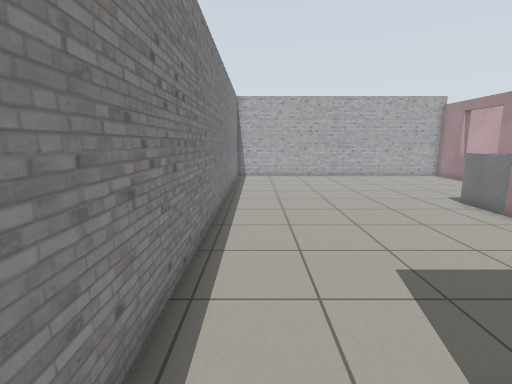
view 1 (above)

17 first-person views from a walk through a world built for the Gazebo simulator. The camera is 1.2 m above the floor, tilts 10° down and sees 85° across. The floor is counted in squares, 0.5 m on a side. Each view is taken from the middle of a square. On the plan, view 1 faces up. The plan holds only what a view shows up to about 18 squares ahead; the rest is blank. Simple patterns stand in for the simulator's built-in surfaces.

view 2
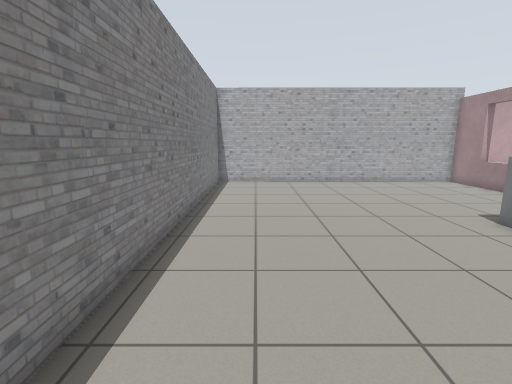

view 3
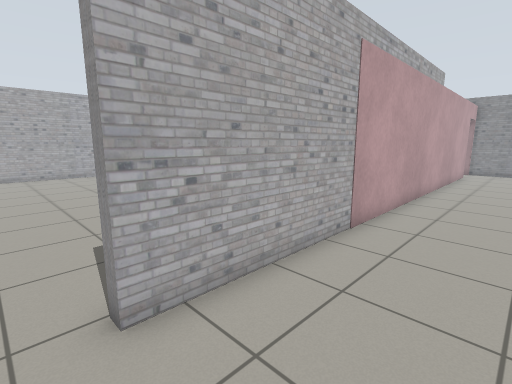

view 4
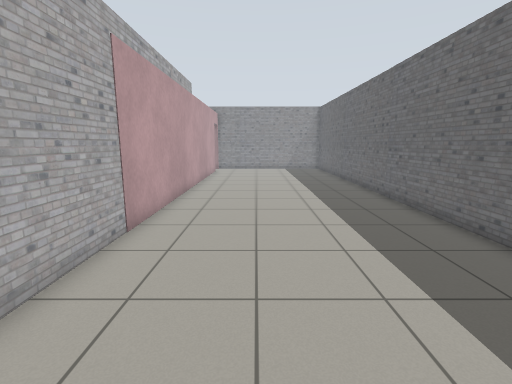

view 5
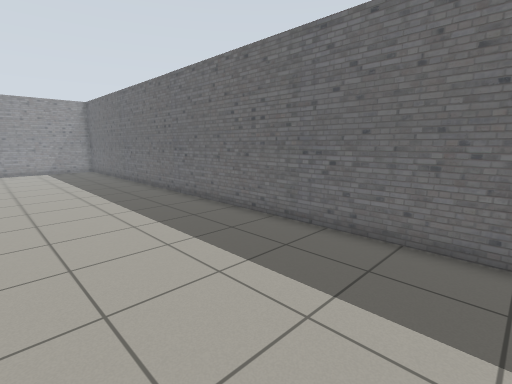

view 6
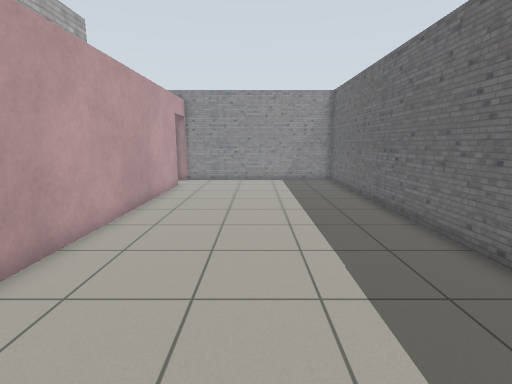

view 7
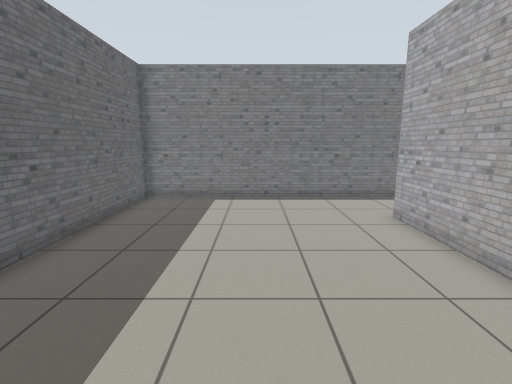

view 8
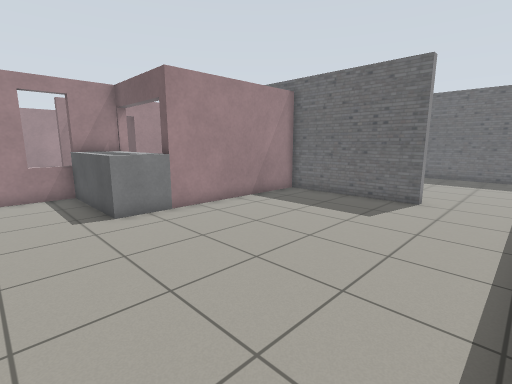

view 9
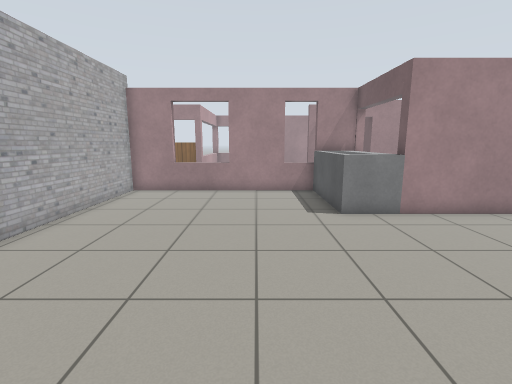

view 10
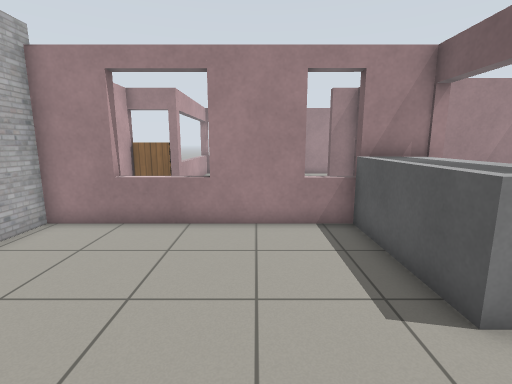

view 11
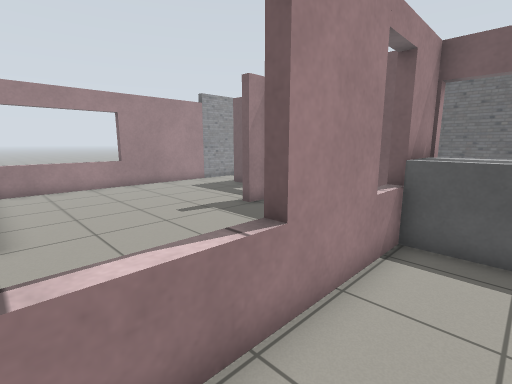

view 12
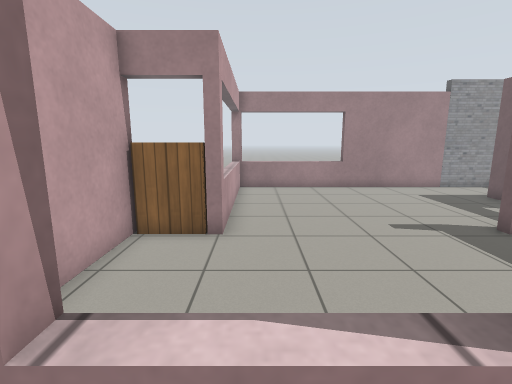

view 13
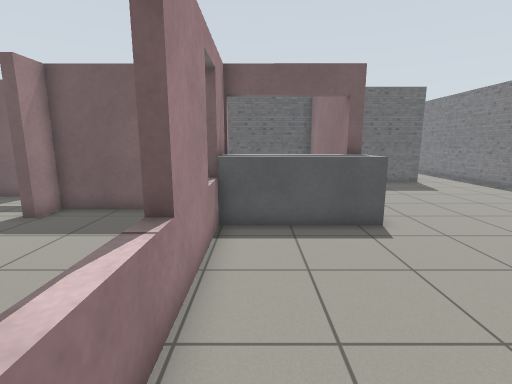

view 14
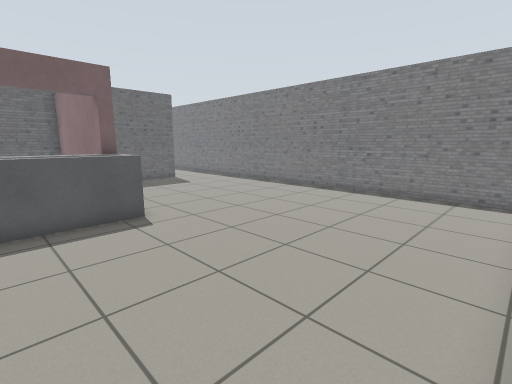

view 15
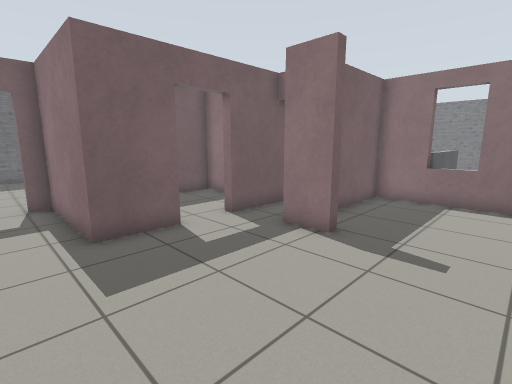

view 16
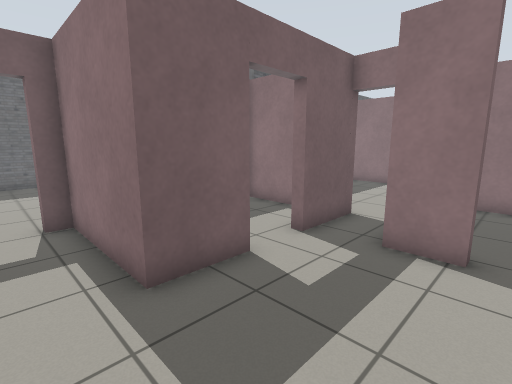

view 17
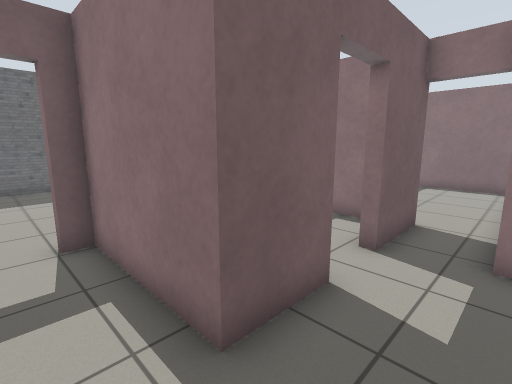

### Floor plan
Points are (right, up) in squares from view 1. A wall is a line through its corners. A room is listed if a view was taken in it or the views show most of it. See-through windows are left out.
Room 1 (views 1, 3, 4, 5, 6, 7)
walls: (24.9, 1.5) (2.1, 1.5) (2.1, 1.9); (-1.3, 2.6) (-1.3, -7.9) (27.1, -7.9) (27.1, 1.5)
ways out: opening at (0.5, 2) to room 2; open door at (26, 2) to room 3
Room 2 (views 2, 8, 9, 10, 11, 12, 13, 14)
walls: (13.1, 10.6) (13.1, 20.3) (-1.3, 20.3) (-1.3, 2.6); (2.1, 1.9) (8.3, 1.9) (8.3, 9.1) (8.7, 9.1)
ways out: opening at (0.5, 2) to room 1
objects: grey box (9, 10) to (13, 11)
Room 3 (views 15, 16, 17)
walls: (21.9, 6.7) (24.2, 6.7) (24.2, 1.9) (24.9, 1.9); (17, 6.7) (19.9, 6.7); (13.5, 13.6) (13.5, 9.1) (19.1, 9.1) (19.1, 10.3) (19.5, 10.3) (19.5, 8.6); (13, 11) (13.6, 11); (26.7, 17.9) (19.1, 17.9); (13.1, 8.6) (13.1, 10.6); (13, 15.3) (13.6, 15.3); (27.1, 4.3) (27.1, 18.4)
ways out: open door at (26, 2) to room 1; open door at (17, 7.5) to room 4; opening at (16, 18); open door at (21, 6.5)
Room 4 (no view inside)
walls: (17, 3) (17, 6.7); (8.7, 9.1) (8.7, 1.9) (14.5, 1.9)
ways out: open door at (17, 7.5) to room 3

Where each view was taken, in squares from view 1:
view 1: 0 up, 0 right, facing up
view 2: 3 up, 1 right, facing up
view 3: 2 down, 1 right, facing up-right
view 4: 2 down, 1 right, facing right
view 5: 1 down, 1 right, facing down-right
view 6: 3 down, 9 right, facing right
view 7: 3 down, 11 right, facing left
view 8: 14 up, 1 left, facing down-right
view 9: 14 up, 1 left, facing right
view 10: 14 up, 5 right, facing right
view 11: 18 up, 11 right, facing down-right
view 12: 17 up, 12 right, facing right
view 13: 19 up, 12 right, facing down
view 14: 20 up, 12 right, facing down-left
view 15: 14 up, 26 right, facing down-left
view 16: 11 up, 26 right, facing down-left
view 17: 9 up, 26 right, facing down-left
